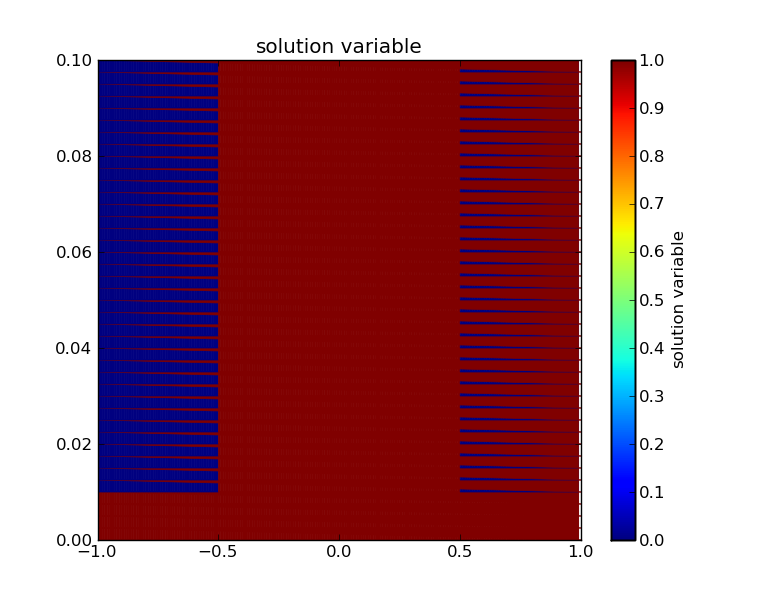

Source code (Python):
from fipy import *
from fipy.meshes.numMesh.grid2D import Grid2D
from fipy.tools import numerix
import numpy as np

Lval = 2.
lval = 1.
Hval = 0.1
hval = 0.01
vval = 1.

D1 = 0.1
D2 = 0.2
K = 0.8

dt = 0.001
endT = 10
nt = endT/dt
dx = 0.01
dy = 0.0025
nxtot = Lval/dx
nx1 = (Lval-lval)/2/dx
nx2 = lval/dx
ny1 = Hval/dy
nytot = ny1
ny2 = hval/dy

mesh = PeriodicGrid2DLeftRight(dx=dx, dy=dy, 
                               nx=nxtot, ny=nytot) + [[-Lval/2], [0]]
#mesh = Grid2D(dx=dx, dy=dy, 
#                               nx=nxtot, ny=nytot) + [[-Lval/2], [0]]
#mesh.connectFacesLR()
xfc, yfc = mesh.getFaceCenters()
intedge = ((xfc == -(Lval-lval)/2) & (yfc >= hval)) | \
    ((xfc == (Lval-lval)/2) & (yfc >= hval))  | \
    ((-(Lval-lval)/2 >  xfc) & (yfc == hval)) | \
    ((xfc >  (Lval-lval)/2) & (yfc == hval))
slug = ((xfc <= -(Lval-lval)/2) & (yfc >= hval)) | \
       ((xfc >= (Lval-lval)/2) & (yfc >= hval)) 
solvent = ~slug
xc, yc = mesh.getCellCenters()
slugc = ((xc < -(Lval-lval)/2) & (yc > hval)) | \
       ((xc > (Lval-lval)/2) & (yc > hval)) 
solventc = ~slugc

phi = CellVariable(name = "solution variable",
                   mesh = mesh,
                   value = 1.)
phi.setValue(0., where=slugc)
viewer1 = Viewer(vars=(phi,))
viewer1.plot()
raw_input('Finished')
